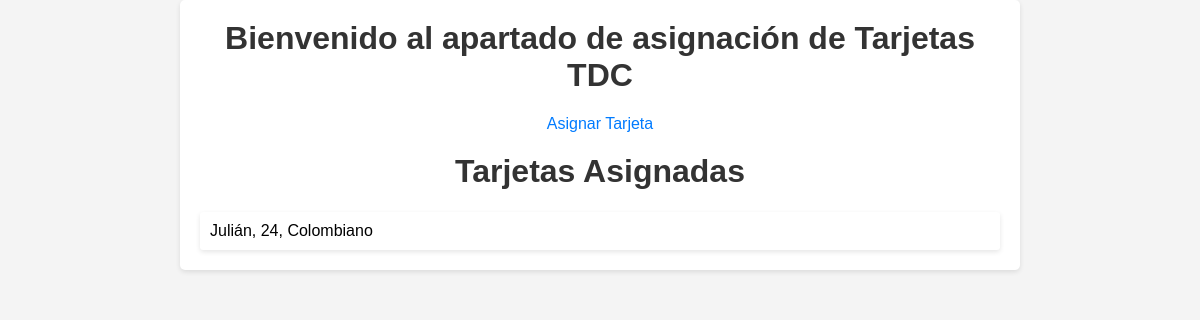
Page /principal/ on the earlier database version.
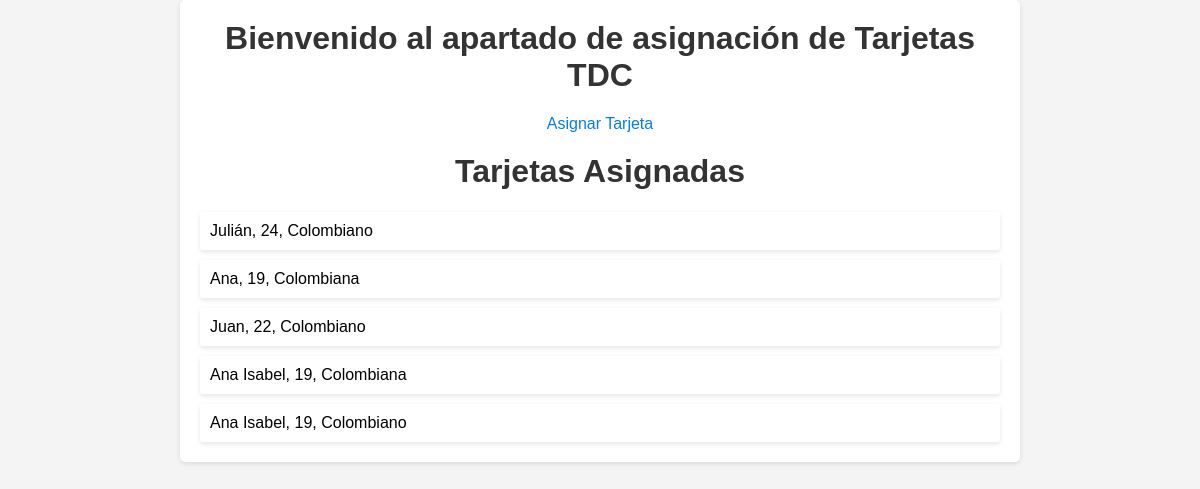
Same page on the later database version.
### sistemaProcesamientoSolicitudesTDC/models.py (models this page shows, shortened)
class Asignacion(models.Model):
    nombre = models.CharField(max_length=100)
    edad = models.IntegerField()
    nacionalidad = models.CharField(max_length=100)

### sistemaProcesamientoSolicitudesTDC/views.py (the view, shortened to what this page needs)
# urls.py: path("principal/",principal),
def principal(request):
    asignaciones = Asignacion.objects.all()
    return render(request, "asignacion.html", {'asignaciones': asignaciones})

### sistemaProcesamientoSolicitudesTDC/templates/asignacion.html (shortened to what this page needs)
<!DOCTYPE html>
<html lang="en">
<head>
</head>
<body>
    <div class="container">
        <h1>Bienvenido al apartado de asignación de Tarjetas TDC</h1>
        <a href="http://localhost:8000/datosTarjetas/">Asignar Tarjeta</a>
        <h1>Tarjetas Asignadas</h1>
        <ul>
            {% for asignacion in asignaciones %}
            <li>{{ asignacion.nombre }}, {{ asignacion.edad }}, {{ asignacion.nacionalidad }}</li>
            {% endfor %}
        </ul>
    </div>
</body>
</html>

### sistemaProcesamientoSolicitudesTDC/templates/asignacion.html (style rules this page uses)
body { font-family: Arial, sans-serif; background-color: #f4f4f4; margin: 0; padding: 0; }
.container { max-width: 800px; margin: 0 auto; padding: 20px; background-color: #fff; border-radius: 5px; box-shadow: 0 2px 5px rgba(0,0,0,0.1); }
h1 { text-align: center; color: #333; margin-top: 0; }
a { display: block; text-align: center; color: #007bff; text-decoration: none; margin-bottom: 20px; }
ul { list-style-type: none; padding: 0; margin: 0; }
li { padding: 10px; background-color: #fff; border-radius: 3px; box-shadow: 0 2px 5px rgba(0,0,0,0.1); margin-bottom: 10px; }
li:last-child { margin-bottom: 0; }

Differences in the rows shown:
added Asignacion: nombre "Ana", edad "19", nacionalidad "Colombiana"
added Asignacion: nombre "Juan", edad "22", nacionalidad "Colombiano"
added Asignacion: nombre "Ana Isabel", edad "19", nacionalidad "Colombiana"
added Asignacion: nombre "Ana Isabel", edad "19", nacionalidad "Colombiano"
